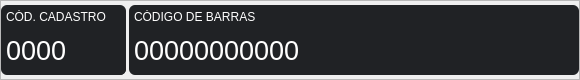
                     <widget class="QFrame" name="qc">
                      <property name="minimumSize">
                       <size>
                        <width>580</width>
                        <height>80</height>
                       </size>
                      </property>
                      <property name="maximumSize">
                       <size>
                        <width>580</width>
                        <height>80</height>
                       </size>
                      </property>
                      <property name="frameShape">
                       <enum>QFrame::StyledPanel</enum>
                      </property>
                      <property name="frameShadow">
                       <enum>QFrame::Raised</enum>
                      </property>
                      <layout class="QHBoxLayout" name="horizontalLayout_19">
                       <property name="spacing">
                        <number>0</number>
                       </property>
                       <property name="leftMargin">
                        <number>0</number>
                       </property>
                       <property name="topMargin">
                        <number>0</number>
                       </property>
                       <property name="rightMargin">
                        <number>0</number>
                       </property>
                       <property name="bottomMargin">
                        <number>0</number>
                       </property>
                       <item alignment="Qt::AlignLeft|Qt::AlignVCenter">
                        <widget class="QFrame" name="num">
                         <property name="minimumSize">
                          <size>
                           <width>125</width>
                           <height>70</height>
                          </size>
                         </property>
                         <property name="maximumSize">
                          <size>
                           <width>125</width>
                           <height>70</height>
                          </size>
                         </property>
                         <property name="styleSheet">
                          <string notr="true">QFrame {
background-color: rgb(32, 34, 37);
 border-radius: 6px;
}</string>
                         </property>
                         <property name="frameShape">
                          <enum>QFrame::StyledPanel</enum>
                         </property>
                         <property name="frameShadow">
                          <enum>QFrame::Raised</enum>
                         </property>
                         <layout class="QVBoxLayout" name="verticalLayout_28">
                          <property name="spacing">
                           <number>0</number>
                          </property>
                          <property name="leftMargin">
                           <number>5</number>
                          </property>
                          <property name="topMargin">
                           <number>5</number>
                          </property>
                          <property name="rightMargin">
                           <number>0</number>
                          </property>
                          <property name="bottomMargin">
                           <number>0</number>
                          </property>
                          <item alignment="Qt::AlignLeft|Qt::AlignTop">
                           <widget class="QLabel" name="label_20">
                            <property name="font">
                             <font>
                              <family>Arial</family>
                              <pointsize>9</pointsize>
                             </font>
                            </property>
                            <property name="styleSheet">
                             <string notr="true">color: rgb(255, 255, 255);</string>
                            </property>
                            <property name="text">
                             <string>CÓD. CADASTRO</string>
                            </property>
                           </widget>
                          </item>
                          <item alignment="Qt::AlignLeft|Qt::AlignTop">
                           <widget class="QLabel" name="numb">
                            <property name="minimumSize">
                             <size>
                              <width>120</width>
                              <height>50</height>
                             </size>
                            </property>
                            <property name="maximumSize">
                             <size>
                              <width>120</width>
                              <height>50</height>
                             </size>
                            </property>
                            <property name="font">
                             <font>
                              <family>Arial</family>
                              <pointsize>20</pointsize>
                             </font>
                            </property>
                            <property name="styleSheet">
                             <string notr="true">color: rgb(255, 255, 255);</string>
                            </property>
                            <property name="text">
                             <string>0000</string>
                            </property>
                            <property name="alignment">
                             <set>Qt::AlignLeading|Qt::AlignLeft|Qt::AlignVCenter</set>
                            </property>
                           </widget>
                          </item>
                         </layout>
                        </widget>
                       </item>
                       <item>
                        <widget class="QFrame" name="cod">
                         <property name="minimumSize">
                          <size>
                           <width>450</width>
                           <height>70</height>
                          </size>
                         </property>
                         <property name="maximumSize">
                          <size>
                           <width>450</width>
                           <height>70</height>
                          </size>
                         </property>
                         <property name="styleSheet">
                          <string notr="true">QFrame {
background-color: rgb(32, 34, 37);
 border-radius: 6px;
}</string>
                         </property>
                         <property name="frameShape">
                          <enum>QFrame::StyledPanel</enum>
                         </property>
                         <property name="frameShadow">
                          <enum>QFrame::Raised</enum>
                         </property>
                         <layout class="QVBoxLayout" name="verticalLayout_29">
                          <property name="spacing">
                           <number>0</number>
                          </property>
                          <property name="leftMargin">
                           <number>5</number>
                          </property>
                          <property name="topMargin">
                           <number>5</number>
                          </property>
                          <property name="rightMargin">
                           <number>0</number>
                          </property>
                          <property name="bottomMargin">
                           <number>0</number>
                          </property>
                          <item alignment="Qt::AlignLeft|Qt::AlignTop">
                           <widget class="QLabel" name="label_21">
                            <property name="font">
                             <font>
                              <family>Arial</family>
                              <pointsize>9</pointsize>
                             </font>
                            </property>
                            <property name="styleSheet">
                             <string notr="true">color: rgb(255, 255, 255);</string>
                            </property>
                            <property name="text">
                             <string>CÓDIGO DE BARRAS</string>
                            </property>
                           </widget>
                          </item>
                          <item alignment="Qt::AlignLeft|Qt::AlignTop">
                           <widget class="QLabel" name="codb">
                            <property name="minimumSize">
                             <size>
                              <width>440</width>
                              <height>50</height>
                             </size>
                            </property>
                            <property name="maximumSize">
                             <size>
                              <width>440</width>
                              <height>50</height>
                             </size>
                            </property>
                            <property name="font">
                             <font>
                              <family>Arial</family>
                              <pointsize>20</pointsize>
                             </font>
                            </property>
                            <property name="styleSheet">
                             <string notr="true">color: rgb(255, 255, 255);</string>
                            </property>
                            <property name="text">
                             <string>00000000000</string>
                            </property>
                            <property name="alignment">
                             <set>Qt::AlignLeading|Qt::AlignLeft|Qt::AlignVCenter</set>
                            </property>
                           </widget>
                          </item>
                         </layout>
                        </widget>
                       </item>
                      </layout>
                     </widget>
